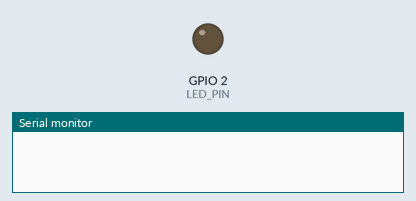
This sketch was run on a simulated ESP32. Shown: output pins drawn as LEDs (lit = HIGH), the last lines printed to the serial monitor. WiFi joins after 1.5 s; servers stay silent unless stated; random numbers use the default seed unless the sketch sets one.

Above: at 0.2 s.
At 30.5 s:
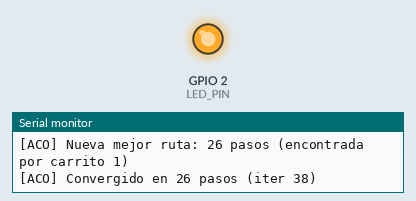
Timing chart, 0 to 32.0 s (numbered marks = the images above):
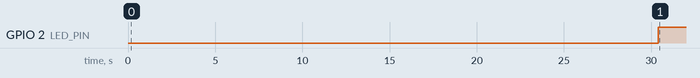

Measured:
- by itself, GPIO 2 (LED_PIN): LOW → HIGH at 30.4 s

The sketch:

aco_carrito.ino
```cpp
/*
 * =====================================================================
 *  Enjambre de 3 carritos con algoritmo de hormigas (ACO) en ESP32
 *  UMNG - Mecatrónica
 * =====================================================================
 *  - Cada ESP32 corre su propia colonia de hormigas sobre el laberinto
 *    (maze.h) buscando la ruta más corta de A a la meta.
 *  - El carrito 1 crea la red WiFi (modo AP) y reenvía los mensajes
 *    entre los carritos 2, 3 y el PC con la simulación PyBullet.
 *  - Cada vez que un carrito termina una iteración, "deposita" feromona
 *    en su mejor ruta y comparte ese depósito por UDP: los demás lo suman
 *    a su propia matriz de feromonas (estigmergia distribuida).
 *  - Cada carrito recorre virtualmente su mejor ruta celda por celda y
 *    reporta su posición; el gemelo digital en PyBullet la replica.
 *
 *  Protocolo UDP (texto, campos separados por coma), puerto UDP_PORT:
 *    HELLO,<id>                               registro ante el AP (0 = PC)
 *    DEP,<id>,<iter>,<pasos>,<c0>-<c1>-...    depósito de feromona en una ruta
 *    ST,<id>,<iter>,<celda>,<mejor>,<conv>,<origen>   estado del carrito
 *    PH,<id>,<hex>                            mapa de feromonas (solo AP)
 *  Celdas indexadas como fila*COLS + columna.
 *
 *  Placa: "ESP32 Dev Module" (core arduino-esp32 2.x o 3.x)
 * =====================================================================
 */
#include <WiFi.h>
#include <WiFiUdp.h>
#include "config.h"
#include "maze.h"

#define N_CELDAS (ROWS * COLS)
#define START_CELL (START_R * COLS + START_C)
#define GOAL_CELL  (GOAL_R * COLS + GOAL_C)
#define ES_AP (CAR_ID == 1)

// Direcciones: N, E, S, O
const int8_t DR[4] = {-1, 0, 1, 0};
const int8_t DC[4] = {0, 1, 0, -1};

// --------------------------- Estado ACO -------------------------------
float tau[N_CELDAS][4];              // feromona en cada arista dirigida
uint16_t mejorRuta[N_CELDAS];        // mejor ruta conocida (celdas)
int mejorLen = 0;                    // nº de celdas (0 = aún no hay)
int mejorOrigen = 0;                 // qué carrito la encontró
uint32_t iteracion = 0;
int itersSinMejora = 0;
bool convergido = false;

// --------------------------- Movimiento virtual -----------------------
uint16_t rutaViaje[N_CELDAS];        // copia de la ruta que se recorre
int lenViaje = 0;
int posViaje = 0;
int celdaActual = START_CELL;
int pausaMeta = 0;

// --------------------------- Red --------------------------------------
WiFiUDP udp;
const IPAddress AP_IP(AP_IP_BYTES);
char bufRx[1500];
char bufTx[1500];

#define MAX_PEERS 6
IPAddress peerIp[MAX_PEERS];
uint16_t peerPort[MAX_PEERS];
uint32_t peerVisto[MAX_PEERS];
int nPeers = 0;

uint32_t tIter = 0, tMov = 0, tHello = 0, tPh = 0, tLed = 0;

// Prototipos (para que compile también fuera del IDE de Arduino, p. ej. PlatformIO)
void enviarDeposito(const uint16_t *ruta, int len);
void enviarEstado();
void enviar(const char *msg);

// =====================================================================
//  Utilidades del laberinto
// =====================================================================
bool esLibre(int r, int c) {
  return r >= 0 && r < ROWS && c >= 0 && c < COLS && MAZE[r][c] == 0;
}

int vecino(int celda, int d) {
  int r = celda / COLS + DR[d];
  int c = celda % COLS + DC[d];
  return esLibre(r, c) ? r * COLS + c : -1;
}

int direccionEntre(int a, int b) {
  for (int d = 0; d < 4; d++)
    if (vecino(a, d) == b) return d;
  return -1;
}

float heuristica(int celda) {   // eta: más alta cuanto más cerca de la meta
  int r = celda / COLS, c = celda % COLS;
  return 1.0f / (1.0f + abs(r - GOAL_R) + abs(c - GOAL_C));
}

bool rutaValida(const uint16_t *ruta, int len) {
  if (len < 2 || ruta[0] != START_CELL || ruta[len - 1] != GOAL_CELL) return false;
  for (int i = 0; i < len - 1; i++)
    if (ruta[i] >= N_CELDAS || direccionEntre(ruta[i], ruta[i + 1]) < 0) return false;
  return true;
}

// =====================================================================
//  ACO
// =====================================================================
void iniciarFeromonas() {
  for (int i = 0; i < N_CELDAS; i++)
    for (int d = 0; d < 4; d++) tau[i][d] = TAU_INICIAL;
}

float aleatorio01() { return (float)(esp_random() & 0xFFFFFF) / 16777216.0f; }

// Una hormiga camina de A a la meta. Usa lista tabú y retrocede si
// queda atrapada en un callejón sin salida. Devuelve nº de celdas (0 = falla).
int caminarHormiga(uint16_t *ruta) {
  static bool visitado[N_CELDAS];
  memset(visitado, 0, sizeof(visitado));
  int len = 0;
  int actual = START_CELL;
  ruta[len++] = actual;
  visitado[actual] = true;

  while (actual != GOAL_CELL) {
    float peso[4], suma = 0;
    for (int d = 0; d < 4; d++) {
      int n = vecino(actual, d);
      if (n < 0 || visitado[n]) { peso[d] = 0; continue; }
      peso[d] = powf(tau[actual][d], ALPHA) * powf(heuristica(n), BETA);
      suma += peso[d];
    }
    if (suma <= 0) {                 // callejón: retrocede
      len--;
      if (len <= 0) return 0;
      actual = ruta[len - 1];
      continue;
    }
    float x = aleatorio01() * suma;  // ruleta
    int elegido = -1;
    for (int d = 0; d < 4; d++) {
      if (peso[d] <= 0) continue;
      elegido = d;
      x -= peso[d];
      if (x <= 0) break;
    }
    actual = vecino(actual, elegido);
    visitado[actual] = true;
    ruta[len++] = actual;
    if (len >= N_CELDAS) return 0;
  }
  return len;
}

void evaporar() {
  for (int i = 0; i < N_CELDAS; i++)
    for (int d = 0; d < 4; d++) {
      tau[i][d] *= (1.0f - RHO);
      if (tau[i][d] < TAU_MIN) tau[i][d] = TAU_MIN;
    }
}

void depositar(const uint16_t *ruta, int len, float q) {
  float cantidad = q / (float)(len - 1);
  for (int i = 0; i < len - 1; i++) {
    int d = direccionEntre(ruta[i], ruta[i + 1]);
    if (d < 0) continue;
    tau[ruta[i]][d] += cantidad;
    if (tau[ruta[i]][d] > TAU_MAX) tau[ruta[i]][d] = TAU_MAX;
  }
}

// Si la ruta es mejor que la conocida, la adopta. Devuelve true si mejoró.
bool considerarRuta(const uint16_t *ruta, int len, int origen) {
  if (mejorLen != 0 && len >= mejorLen) return false;
  memcpy(mejorRuta, ruta, len * sizeof(uint16_t));
  mejorLen = len;
  mejorOrigen = origen;
  itersSinMejora = 0;
  convergido = false;
  Serial.printf("[ACO] Nueva mejor ruta: %d pasos (encontrada por carrito %d)\n",
                len - 1, origen);
  return true;
}

void iteracionACO() {
  static uint16_t ruta[N_CELDAS];
  static uint16_t mejorIter[N_CELDAS];
  int lenMejorIter = 0;

  evaporar();
  for (int a = 0; a < N_ANTS; a++) {
    int len = caminarHormiga(ruta);
    if (len > 0) depositar(ruta, len, Q_HORMIGA);   // rastro local de cada hormiga
    if (len > 0 && (lenMejorIter == 0 || len < lenMejorIter)) {
      memcpy(mejorIter, ruta, len * sizeof(uint16_t));
      lenMejorIter = len;
    }
  }

  iteracion++;
  if (lenMejorIter == 0) return;

  depositar(mejorIter, lenMejorIter, Q_DEPOSITO);  // refuerzo de la mejor (se comparte)
  enviarDeposito(mejorIter, lenMejorIter);

  if (!considerarRuta(mejorIter, lenMejorIter, CAR_ID)) {
    if (++itersSinMejora >= ITERS_CONVERGE && !convergido) {
      convergido = true;
      Serial.printf("[ACO] Convergido en %d pasos (iter %lu)\n",
                    mejorLen - 1, (unsigned long)iteracion);
    }
  }
}

// =====================================================================
//  Red
// =====================================================================
void enviarA(IPAddress ip, uint16_t puerto, const char *msg) {
  udp.beginPacket(ip, puerto);
  udp.write((const uint8_t *)msg, strlen(msg));
  udp.endPacket();
}

// Carrito 1: manda a todos los registrados (menos al que lo originó).
// Carritos 2 y 3: mandan al AP, que reenvía.
void difundir(const char *msg, IPAddress exIp, uint16_t exPort) {
#if ES_AP
  for (int i = 0; i < nPeers; i++) {
    if (peerIp[i] == exIp && peerPort[i] == exPort) continue;
    enviarA(peerIp[i], peerPort[i], msg);
  }
#else
  enviarA(AP_IP, UDP_PORT, msg);
#endif
}

void enviar(const char *msg) { difundir(msg, IPAddress(0, 0, 0, 0), 0); }

void registrarPeer(IPAddress ip, uint16_t puerto) {
  for (int i = 0; i < nPeers; i++)
    if (peerIp[i] == ip && peerPort[i] == puerto) { peerVisto[i] = millis(); return; }
  if (nPeers >= MAX_PEERS) return;
  peerIp[nPeers] = ip;
  peerPort[nPeers] = puerto;
  peerVisto[nPeers] = millis();
  nPeers++;
  Serial.printf("[RED] Nodo registrado: %s:%u (total %d)\n",
                ip.toString().c_str(), puerto, nPeers);
}

void limpiarPeers() {
  for (int i = 0; i < nPeers; i++) {
    if (millis() - peerVisto[i] > TIMEOUT_PEER_MS) {
      Serial.printf("[RED] Nodo %s sin respuesta, se elimina\n",
                    peerIp[i].toString().c_str());
      peerIp[i] = peerIp[nPeers - 1];
      peerPort[i] = peerPort[nPeers - 1];
      peerVisto[i] = peerVisto[nPeers - 1];
      nPeers--;
      i--;
    }
  }
}

void enviarDeposito(const uint16_t *ruta, int len) {
  int n = snprintf(bufTx, sizeof(bufTx), "DEP,%d,%lu,%d,", CAR_ID,
                   (unsigned long)iteracion, len - 1);
  for (int i = 0; i < len && n < (int)sizeof(bufTx) - 6; i++)
    n += snprintf(bufTx + n, sizeof(bufTx) - n, i ? "-%u" : "%u", ruta[i]);
  enviar(bufTx);
}

void enviarEstado() {
  snprintf(bufTx, sizeof(bufTx), "ST,%d,%lu,%d,%d,%d,%d", CAR_ID,
           (unsigned long)iteracion, celdaActual,
           mejorLen ? mejorLen - 1 : -1, convergido ? 1 : 0, mejorOrigen);
  enviar(bufTx);
}

void enviarFeromonas() {           // 1 byte (2 hex) por celda: máximo de sus 4 aristas
  int n = snprintf(bufTx, sizeof(bufTx), "PH,%d,", CAR_ID);
  for (int i = 0; i < N_CELDAS; i++) {
    float m = 0;
    if (MAZE[i / COLS][i % COLS] == 0)
      for (int d = 0; d < 4; d++) if (tau[i][d] > m) m = tau[i][d];
    float x = (m - TAU_MIN) / (TAU_MAX - TAU_MIN);
    if (x < 0) x = 0;
    if (x > 1) x = 1;
    n += snprintf(bufTx + n, sizeof(bufTx) - n, "%02X", (int)(x * 255));
  }
  enviar(bufTx);
}

// Procesa un DEP de otro carrito: suma su feromona y adopta su ruta si es mejor
void procesarDeposito(char *resto) {
  // resto = "<id>,<iter>,<pasos>,<celdas>"
  char *ctx;
  char *sId = strtok_r(resto, ",", &ctx);
  strtok_r(NULL, ",", &ctx);       // iter (no se usa)
  strtok_r(NULL, ",", &ctx);       // pasos (se recalcula)
  char *sRuta = strtok_r(NULL, ",", &ctx);
  if (!sId || !sRuta) return;
  int origen = atoi(sId);
  if (origen == CAR_ID) return;

  static uint16_t ruta[N_CELDAS];
  int len = 0;
  char *ctx2;
  for (char *t = strtok_r(sRuta, "-", &ctx2); t && len < N_CELDAS;
       t = strtok_r(NULL, "-", &ctx2))
    ruta[len++] = (uint16_t)atoi(t);

  if (!rutaValida(ruta, len)) return;
  depositar(ruta, len, Q_DEPOSITO);
  considerarRuta(ruta, len, origen);
  digitalWrite(LED_PIN, HIGH);     // parpadeo: llegó feromona
  tLed = millis();
}

void recibir() {
  int tam;
  while ((tam = udp.parsePacket()) > 0) {
    int n = udp.read(bufRx, sizeof(bufRx) - 1);
    if (n <= 0) continue;
    bufRx[n] = 0;
#if ES_AP
    IPAddress ip = udp.remoteIP();
    uint16_t puerto = udp.remotePort();
    registrarPeer(ip, puerto);
    if (strncmp(bufRx, "HELLO", 5) == 0) continue;   // el HELLO no se reenvía
    static char copia[1500];
    strcpy(copia, bufRx);
    difundir(copia, ip, puerto);                     // relevo a los demás
#endif
    if (strncmp(bufRx, "DEP,", 4) == 0) procesarDeposito(bufRx + 4);
    // ST y PH de otros nodos no los necesita el carrito (solo el PC)
  }
}

// =====================================================================
//  Movimiento virtual del carrito sobre su mejor ruta
// =====================================================================
void avanzar() {
  if (lenViaje == 0 || posViaje >= lenViaje - 1) {
    // En A esperando ruta, o llegó a la meta: pausa y vuelve a A con la mejor actual
    if (lenViaje != 0 && pausaMeta++ < 3) { enviarEstado(); return; }
    pausaMeta = 0;
    if (mejorLen > 0) {
      memcpy(rutaViaje, mejorRuta, mejorLen * sizeof(uint16_t));
      lenViaje = mejorLen;
    }
    posViaje = 0;
    celdaActual = START_CELL;
  } else {
    posViaje++;
    celdaActual = rutaViaje[posViaje];
  }
  enviarEstado();
}

// =====================================================================
//  WiFi
// =====================================================================
void iniciarWiFi() {
#if ES_AP
  WiFi.mode(WIFI_AP);
  WiFi.softAPConfig(AP_IP, AP_IP, IPAddress(255, 255, 255, 0));
  WiFi.softAP(WIFI_SSID, WIFI_PASS, WIFI_CANAL, 0, 4);
  Serial.printf("[RED] AP '%s' creado. IP %s\n", WIFI_SSID,
                WiFi.softAPIP().toString().c_str());
#else
  WiFi.mode(WIFI_STA);
  WiFi.setSleep(false);
  WiFi.begin(WIFI_SSID, WIFI_PASS);
  Serial.printf("[RED] Conectando a '%s'", WIFI_SSID);
  uint32_t t0 = millis();
  while (WiFi.status() != WL_CONNECTED && millis() - t0 < 15000) {
    delay(300);
    Serial.print(".");
  }
  Serial.println(WiFi.status() == WL_CONNECTED ? " OK" : " (sigo intentando)");
  if (WiFi.status() == WL_CONNECTED)
    Serial.printf("[RED] IP %s\n", WiFi.localIP().toString().c_str());
#endif
  udp.begin(UDP_PORT);
}

void vigilarWiFi() {
#if !ES_AP
  static uint32_t tReintento = 0;
  if (WiFi.status() != WL_CONNECTED && millis() - tReintento > 5000) {
    tReintento = millis();
    Serial.println("[RED] Reconectando...");
    WiFi.disconnect();
    WiFi.begin(WIFI_SSID, WIFI_PASS);
  }
#endif
}

// =====================================================================
void setup() {
  Serial.begin(115200);
  delay(200);
  pinMode(LED_PIN, OUTPUT);
  Serial.printf("\n=== Carrito %d  |  ACO enjambre  |  laberinto %dx%d ===\n",
                CAR_ID, ROWS, COLS);
  iniciarFeromonas();
  iniciarWiFi();
}

void loop() {
  uint32_t ahora = millis();
  vigilarWiFi();
  recibir();

  if (ahora - tIter >= PERIODO_ITER_MS) { tIter = ahora; iteracionACO(); }
  if (ahora - tMov >= PERIODO_MOV_MS && ahora > (CAR_ID - 1) * RETARDO_ARRANQUE_MS) {
    tMov = ahora;
    avanzar();
  }

#if ES_AP
  if (ahora - tPh >= PERIODO_PH_MS) { tPh = ahora; enviarFeromonas(); limpiarPeers(); }
#else
  if (ahora - tHello >= PERIODO_HELLO_MS) {
    tHello = ahora;
    snprintf(bufTx, sizeof(bufTx), "HELLO,%d", CAR_ID);
    enviarA(AP_IP, UDP_PORT, bufTx);
  }
#endif

  // LED: fijo si convergió, parpadeo corto al recibir feromona
  if (convergido) digitalWrite(LED_PIN, HIGH);
  else if (ahora - tLed > 60) digitalWrite(LED_PIN, LOW);
}
```

config.h
```cpp
#pragma once
// =====================================================================
//  CONFIGURACIÓN DEL CARRITO  — cambia SOLO CAR_ID antes de cargar
//  cada placa:  carrito 1 -> CAR_ID 1 (crea la red WiFi, modo AP)
//               carrito 2 -> CAR_ID 2
//               carrito 3 -> CAR_ID 3
// =====================================================================
#define CAR_ID 1

// ---------------- Red (la crea el carrito 1 en modo AP) ----------------
#define WIFI_SSID   "ACO_SWARM"
#define WIFI_PASS   "hormigas123"     // mínimo 8 caracteres
#define WIFI_CANAL  6
#define UDP_PORT    4210
#define AP_IP_BYTES 192, 168, 4, 1

// ---------------- Parámetros del ACO (MAX-MIN Ant System) --------------
#define N_ANTS          4       // hormigas por iteración en cada ESP32
#define ALPHA           1.0f    // peso de la feromona
#define BETA            1.0f    // peso de la heurística (cercanía a la meta)
#define RHO             0.10f   // evaporación por iteración
#define Q_HORMIGA       1.0f    // cada hormiga deposita Q_HORMIGA / longitud (local)
#define Q_DEPOSITO      5.0f    // la mejor de la iteración deposita Q / longitud (y se comparte)
#define TAU_INICIAL     1.0f
#define TAU_MIN         0.05f
#define TAU_MAX         10.0f
#define ITERS_CONVERGE  25      // iteraciones sin mejorar => "convergido"

// ---------------- Tiempos (ms) -----------------------------------------
#define PERIODO_ITER_MS    800   // cada cuánto corre una iteración ACO
#define PERIODO_MOV_MS     350   // cada cuánto el carrito avanza una celda
#define PERIODO_HELLO_MS   2000  // registro ante el AP
#define PERIODO_PH_MS      1000  // (solo AP) envía mapa de feromonas
#define TIMEOUT_PEER_MS    10000 // (solo AP) olvida nodos que no hablan

#define RETARDO_ARRANQUE_MS 1200 // desfase entre carritos al empezar a moverse

#define LED_PIN 2                // LED azul de la placa DevKit
```

Source omitted: maze.h (data table, 1056 bytes)
